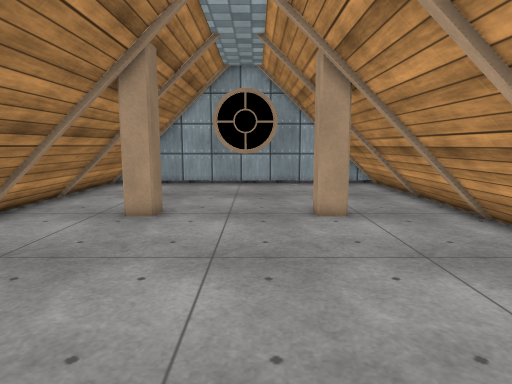
View 1 (above)

12 first-person views from a walk through a scene from a Unity 3-D project. The camera is 1.3 m above the floor, tilts 8° down and sees 75° across. The floor is counted in squares, 0.5 m on a side. Each view is taken from the middle of a square. On the plan, view 1 faces up. The plan holds only what a view shows up to about 20 squares ahead; the rest is blank. The place goes on beyond the plan. Surface patterns are stand-ins for the level's own textures.

View 2
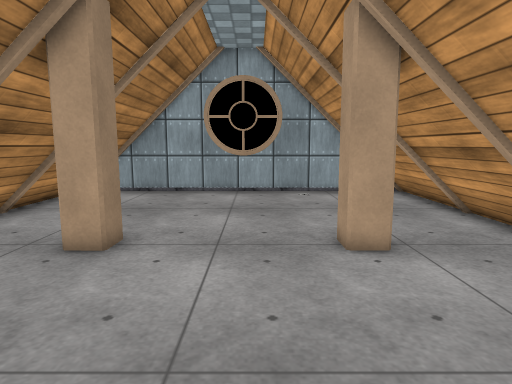

View 3
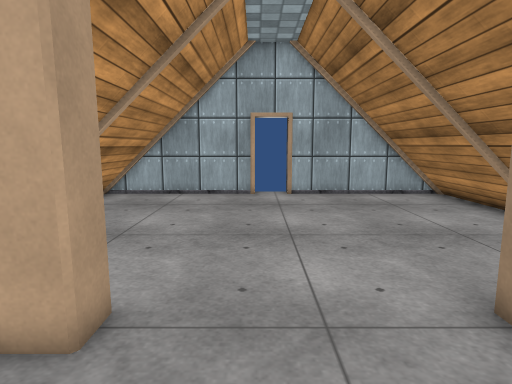

View 4
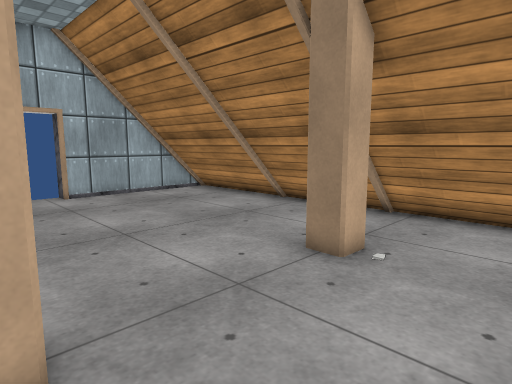

View 5
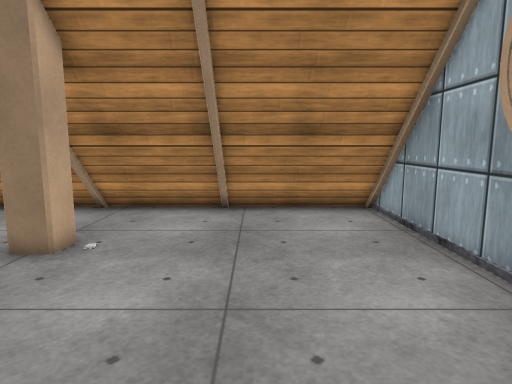

View 6
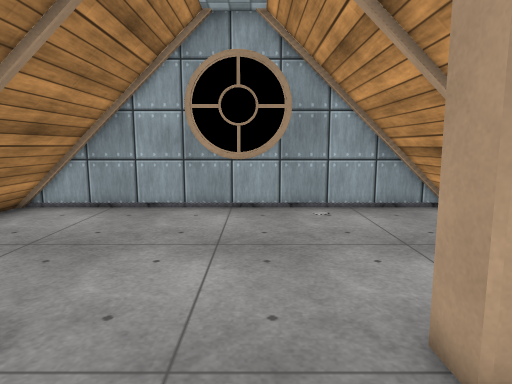

View 7
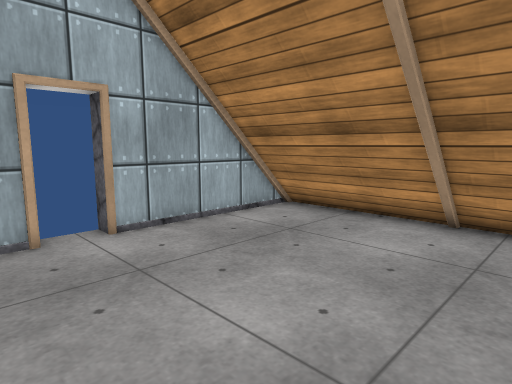

View 8
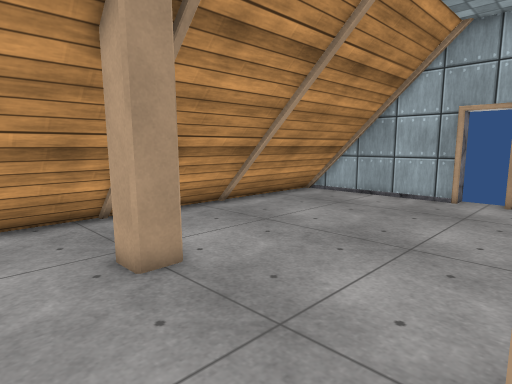

View 9
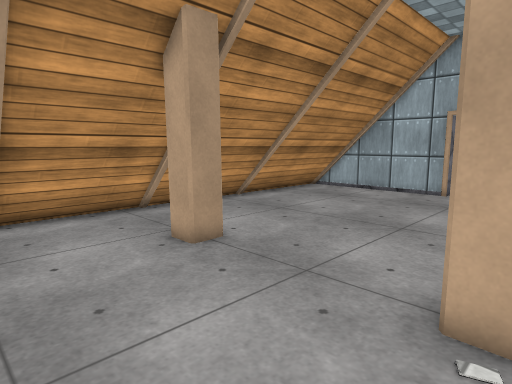

View 10
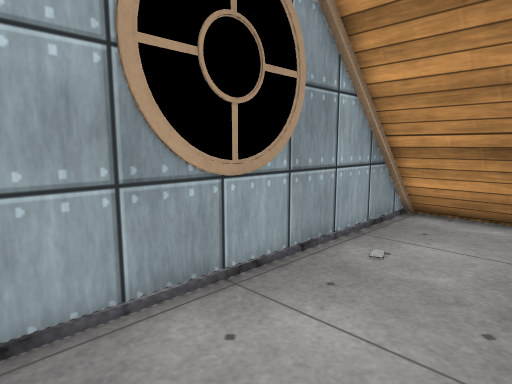

View 11
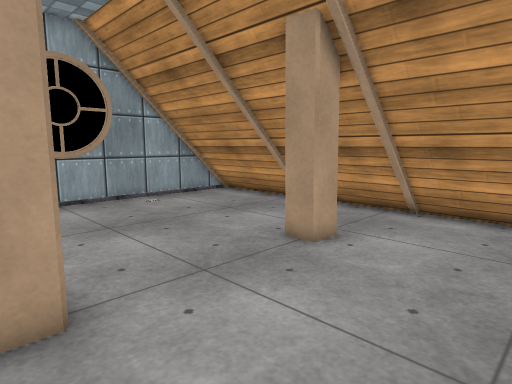

View 12
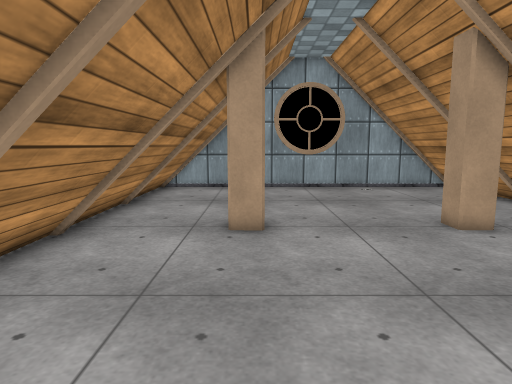

### Floor plan
Key: @ floor where view 1 was taken; # wall or solid block; x gap in a wall; . floor.
Columns run from 7 left of view 1 to 5 right of it. Each row starts with its distance up from view 1.
 23 #############
 22 #............
 21 #............
 20 #............
 19 #............
 18 #............
 17 #...........#
 16 #............
 15 #............
 14 #............
 13 #.##.....##..
 12 #.##.....##x#
 11 #...........#
 10 #...........
  9 #............
  8 #............
  7 #............
  6 #...........#
  5 #............
  4 #............
  3 #............
  2 #............
  1 #............
  0 #......@.....
 -1 ######.######
 -2      # #

Where each view was taken, in squares from view 1:
view 1: 0 up, 0 right, facing up
view 2: 4 up, 0 right, facing up
view 3: 17 up, 0 right, facing down
view 4: 17 up, 3 right, facing down-left
view 5: 18 up, 4 right, facing left
view 6: 9 up, 0 right, facing up
view 7: 9 up, 2 right, facing down-left
view 8: 16 up, 4 left, facing down-right
view 9: 18 up, 5 left, facing down-right
view 10: 18 up, 5 left, facing up-right
view 11: 7 up, 5 left, facing up-right
view 12: 2 up, 4 left, facing up
